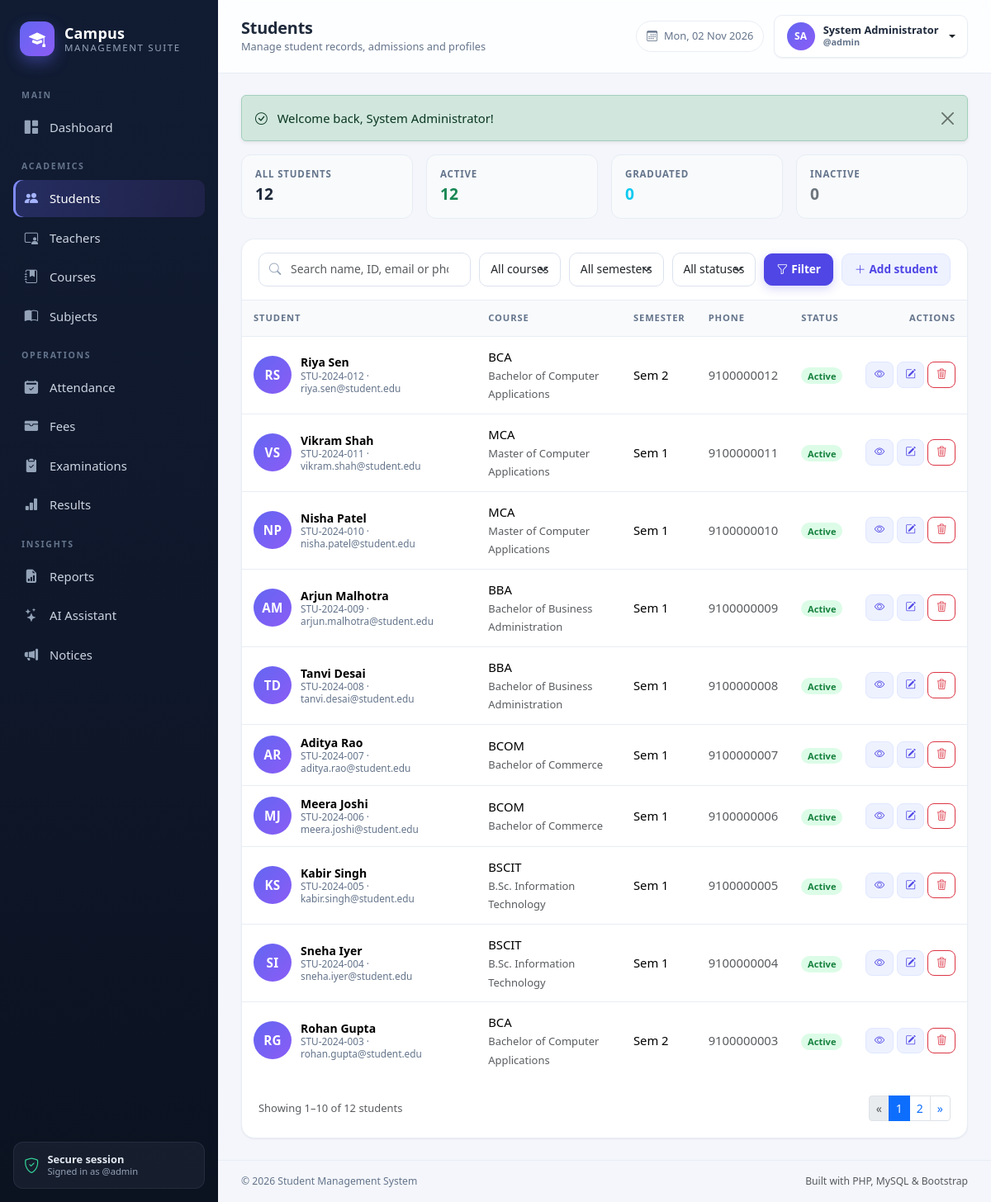
The app's page /admin/students/index.php (signed in) with its own data.
### tables this page shows
CREATE TABLE students (
    id INT UNSIGNED AUTO_INCREMENT PRIMARY KEY,
    student_id VARCHAR(30) NOT NULL UNIQUE,
    full_name VARCHAR(120) NOT NULL,
    email VARCHAR(120) NOT NULL UNIQUE,
    phone VARCHAR(20) DEFAULT NULL,
    gender ENUM('Male','Female','Other') DEFAULT NULL,
    dob DATE DEFAULT NULL,
    address VARCHAR(255) DEFAULT NULL,
    course_id INT UNSIGNED NOT NULL,
    semester TINYINT UNSIGNED NOT NULL DEFAULT 1,
    admission_date DATE NOT NULL,
    photo VARCHAR(255) DEFAULT NULL,
    status ENUM('Active','Inactive','Graduated') NOT NULL DEFAULT 'Active',
    created_at TIMESTAMP DEFAULT CURRENT_TIMESTAMP,
    CONSTRAINT fk_students_course FOREIGN KEY (course_id) REFERENCES courses(id) ON DELETE RESTRICT
);

CREATE TABLE courses (
    id INT UNSIGNED AUTO_INCREMENT PRIMARY KEY,
    code VARCHAR(20) NOT NULL UNIQUE,
    name VARCHAR(120) NOT NULL,
    duration_years TINYINT UNSIGNED NOT NULL DEFAULT 3,
    total_fee DECIMAL(10,2) NOT NULL DEFAULT 0,
    description TEXT DEFAULT NULL,
    created_at TIMESTAMP DEFAULT CURRENT_TIMESTAMP
);

### config/database.php (called while the page is built, shortened)
<?php
function db(): PDO
{
    static $pdo = null;
    if ($pdo instanceof PDO) {
        return $pdo;
    }
    $dsn = 'mysql:host=' . DB_HOST . ';dbname=' . DB_NAME . ';charset=' . DB_CHARSET;
    try {
        $pdo = new PDO($dsn, DB_USER, DB_PASS, [
            PDO::ATTR_ERRMODE            => PDO::ERRMODE_EXCEPTION,
            PDO::ATTR_DEFAULT_FETCH_MODE => PDO::FETCH_ASSOC,
            PDO::ATTR_EMULATE_PREPARES   => false,
        ]);
    } catch (PDOException $e) {
        http_response_code(500);
        $message = APP_DEBUG ? $e->getMessage() : 'Unable to connect to the database.';
        echo '<!DOCTYPE html><html><head><meta charset="utf-8"><title>Database Error</title>'
            . '<link href="https://cdn.jsdelivr.net/npm/bootstrap@5.3.3/dist/css/bootstrap.min.css" rel="stylesheet"></head>'
            . '<body class="bg-light"><div class="container py-5"><div class="alert alert-danger shadow-sm">'
            . '<h4 class="alert-heading">Database connection failed</h4>'
            . '<p class="mb-2">' . htmlspecialchars($message) . '</p>'
            . '<hr><p class="mb-0 small">Make sure MySQL is running in XAMPP and that '
            . '<code>database/student_management.sql</code> has been imported.</p>'
            . '</div></div></body></html>';
        exit;
    }
    return $pdo;
}

### admin/students/index.php (the view, shortened to what this page needs)
<?php
$q        = query('q');
$where  = [];
$params = [];
$whereSql = $where ? ' WHERE ' . implode(' AND ', $where) : '';
$countStmt = db()->prepare('SELECT COUNT(*) FROM students s' . $whereSql);
$countStmt->execute($params);
$p = paginate((int) $countStmt->fetchColumn());
$sql = 'SELECT s.*, c.name AS course_name, c.code AS course_code
        FROM students s
        JOIN courses c ON c.id = s.course_id' . $whereSql . '
        ORDER BY s.created_at DESC, s.id DESC
        LIMIT ' . (int) $p['perPage'] . ' OFFSET ' . (int) $p['offset'];
$stmt = db()->prepare($sql);
$stmt->execute($params);
$students = $stmt->fetchAll();
require dirname(__DIR__, 2) . '/includes/header.php';
?>
<div class="row g-3 mb-4">
    <div class="col-6 col-md-3">
        <div class="mini-stat">
            <div class="label">All students</div>
            <div class="value"><?= number_format(table_count('students')) ?></div>
        </div>
    </div>
    <div class="col-6 col-md-3">
        <div class="mini-stat">
            <div class="label">Active</div>
            <div class="value text-success"><?= number_format(table_count('students', "status = 'Active'")) ?></div>
        </div>
    </div>
    <div class="col-6 col-md-3">
        <div class="mini-stat">
            <div class="label">Graduated</div>
            <div class="value text-info"><?= number_format(table_count('students', "status = 'Graduated'")) ?></div>
        </div>
    </div>
    <div class="col-6 col-md-3">
        <div class="mini-stat">
            <div class="label">Inactive</div>
            <div class="value text-secondary"><?= number_format(table_count('students', "status = 'Inactive'")) ?></div>
        </div>
    </div>
</div>
<div class="card table-card">
    <div class="card-header">
        <form class="toolbar mb-0" method="get">
            <div class="search-box input-icon">
                <i class="bi bi-search"></i>
                <input class="form-control" type="search" name="q" value="<?= e($q) ?>" placeholder="Search name, ID, email or phone…">
            </div>
            <select class="form-select w-auto" name="course_id">
                <option value="">All courses</option>
            </select>
            <select class="form-select w-auto" name="semester">
                <option value="">All semesters</option>
            </select>
            <select class="form-select w-auto" name="status">
                <option value="">All statuses</option>
            </select>
            <button class="btn btn-primary" type="submit"><i class="bi bi-funnel me-1"></i>Filter</button>
            <a class="btn btn-soft ms-auto" href="<?= e(url('admin/students/create.php')) ?>">
                <i class="bi bi-plus-lg me-1"></i>Add student
            </a>
        </form>
    </div>
    <div class="table-responsive">
        <table class="table table-hover align-middle mb-0">
            <thead>
                <tr>
                    <th>Student</th>
                    <th>Course</th>
                    <th>Semester</th>
                    <th>Phone</th>
                    <th>Status</th>
                    <th class="text-end">Actions</th>
                </tr>
            </thead>
            <tbody>
                <?php foreach ($students as $student): ?>
                    <tr>
                        <td>
                            <div class="person-cell">
                                <?php if ($student['photo']): ?>
                                    <img class="avatar avatar-md" src="<?= e(url($student['photo'])) ?>" alt="">
                                <?php else: ?>
                                    <span class="avatar avatar-md"><?= e(initials($student['full_name'])) ?></span>
                                <?php endif; ?>
                                <div class="meta">
                                    <strong><?= e($student['full_name']) ?></strong>
                                    <small><?= e($student['student_id']) ?> &middot; <?= e($student['email']) ?></small>
                                </div>
                            </div>
                        </td>
                        <td>
                            <span class="d-block"><?= e($student['course_code']) ?></span>
                            <small class="text-muted"><?= e($student['course_name']) ?></small>
                        </td>
                        <td>Sem <?= (int) $student['semester'] ?></td>
                        <td class="text-muted"><?= e($student['phone'] ?: '—') ?></td>
                        <td><?= status_badge($student['status']) ?></td>
                        <td class="text-end text-nowrap">
                            <a class="btn btn-sm btn-soft" href="<?= e(url('admin/students/view.php?id=' . $student['id'])) ?>" title="View">
                                <i class="bi bi-eye"></i>
                            </a>
                            <a class="btn btn-sm btn-soft" href="<?= e(url('admin/students/edit.php?id=' . $student['id'])) ?>" title="Edit">
                                <i class="bi bi-pencil-square"></i>
                            </a>
                            <form class="d-inline" method="post" action="<?= e(url('admin/students/delete.php')) ?>">
                                <button class="btn btn-sm btn-outline-danger" type="submit"
                                        data-confirm="Delete <?= e($student['full_name']) ?>? This also removes their attendance, fees and results.">
                                    <i class="bi bi-trash3"></i>
                                </button>
                            </form>
                        </td>
                    </tr>
                <?php endforeach; ?>
            </tbody>
        </table>
    </div>
    <?php if ($p['pages'] > 1): ?>
        <div class="card-body d-flex justify-content-between align-items-center flex-wrap gap-2">
            <small class="text-muted">
                Showing <?= (int) $p['offset'] + 1 ?>–<?= min((int) $p['total'], (int) $p['offset'] + (int) $p['perPage']) ?>
                of <?= number_format((int) $p['total']) ?> students
            </small>
            <?php render_pagination($p); ?>
        </div>
    <?php endif; ?>
</div>
<?php require dirname(__DIR__, 2) . '/includes/footer.php'; ?>

### includes/functions.php (shortened to what this page needs)
<?php
function e($value): string
{
    return htmlspecialchars((string) $value, ENT_QUOTES | ENT_SUBSTITUTE, 'UTF-8');
}
function url(string $path = ''): string
{
    return BASE_URL . '/' . ltrim($path, '/');
}
function query(string $key, string $default = ''): string
{
    $value = $_GET[$key] ?? $default;
    return is_string($value) ? trim($value) : $default;
}
function query_int(string $key, int $default = 0): int
{
    return isset($_GET[$key]) && $_GET[$key] !== '' ? (int) $_GET[$key] : $default;
}
function paginate(int $total, ?int $perPage = null): array
{
    $perPage = $perPage ?? ROWS_PER_PAGE;
    $pages   = max(1, (int) ceil($total / $perPage));
    $page    = max(1, min($pages, query_int('page', 1)));
    return [
        'page'    => $page,
        'pages'   => $pages,
        'offset'  => ($page - 1) * $perPage,
        'perPage' => $perPage,
        'total'   => $total,
    ];
}
function page_url(int $page): string
{
    $params = $_GET;
    $params['page'] = $page;
    return '?' . http_build_query($params);
}
function render_pagination(array $p): void
{
    $start = max(1, $p['page'] - 2);
    $end   = min($p['pages'], $p['page'] + 2);
    echo '<nav aria-label="Pagination"><ul class="pagination pagination-sm mb-0">';
    echo '<li class="page-item' . ($p['page'] <= 1 ? ' disabled' : '') . '">'
        . '<a class="page-link" href="' . e(page_url(max(1, $p['page'] - 1))) . '">&laquo;</a></li>';
    for ($i = $start; $i <= $end; $i++) {
        echo '<li class="page-item' . ($i === $p['page'] ? ' active' : '') . '">'
            . '<a class="page-link" href="' . e(page_url($i)) . '">' . $i . '</a></li>';
    }
    echo '<li class="page-item' . ($p['page'] >= $p['pages'] ? ' disabled' : '') . '">'
        . '<a class="page-link" href="' . e(page_url(min($p['pages'], $p['page'] + 1))) . '">&raquo;</a></li>';
    echo '</ul></nav>';
}
function initials(string $name): string
{
    $parts = preg_split('/\s+/', trim($name)) ?: [];
    $out = '';
    foreach (array_slice($parts, 0, 2) as $part) {
        $out .= strtoupper(substr($part, 0, 1));
    }
    return $out !== '' ? $out : '?';
}
function status_badge(string $status): string
{
    $map = [
        'Active'    => 'success',
        'Inactive'  => 'secondary',
        'Graduated' => 'info',
        'Present'   => 'success',
        'Absent'    => 'danger',
        'Late'      => 'warning',
        'Paid'      => 'success',
        'Pending'   => 'danger',
        'Pass'      => 'success',
        'Fail'      => 'danger',
    ];
    $class = $map[$status] ?? 'secondary';
    return '<span class="badge text-bg-' . $class . ' badge-soft">' . e($status) . '</span>';
}
function table_count(string $table, string $where = '', array $params = []): int
{
    $allowed = ['admins', 'students', 'teachers', 'courses', 'subjects', 'attendance', 'fees', 'examinations', 'results', 'notices'];
    $sql = 'SELECT COUNT(*) FROM ' . $table . ($where !== '' ? ' WHERE ' . $where : '');
    $stmt = db()->prepare($sql);
    $stmt->execute($params);
    return (int) $stmt->fetchColumn();
}

### assets/css/style.css (style rules this page uses)
:root { --brand: #4f46e5; --brand-dark: #4338ca; --brand-soft: #eef2ff; --sidebar-bg: #0f172a; --sidebar-muted: #94a3b8; --body-bg: #f4f6fb; --surface: #ffffff; --text: #1e293b; --muted: #64748b; --line: #e8edf5; --radius: 16px; --shadow-sm: 0 1px 2px rgba(15, 23, 42, .06); --shadow: 0 10px 30px rgba(15, 23, 42, .07); --sidebar-w: 264px; }
* { box-sizing: border-box; }
body { margin: 0; background: var(--body-bg); color: var(--text); font-family: "Segoe UI", system-ui, -apple-system, "Helvetica Neue", Arial, sans-serif; font-size: .925rem; -webkit-font-smoothing: antialiased; }
a { text-decoration: none; }
.avatar { display: inline-grid; place-items: center; border-radius: 50%; background: linear-gradient(135deg, #6366f1, #8b5cf6); color: #fff; font-weight: 700; letter-spacing: .3px; flex-shrink: 0; object-fit: cover; }
.avatar-md { width: 46px; height: 46px; font-size: .95rem; }
.card { border: 1px solid var(--line); border-radius: var(--radius); box-shadow: var(--shadow-sm); }
.card-header { background: #fff; border-bottom: 1px solid var(--line); border-radius: var(--radius) var(--radius) 0 0 !important; padding: 16px 20px; font-weight: 600; }
.card-body { padding: 20px; }
.table { --bs-table-bg: transparent; margin-bottom: 0; }
.table > :not(caption) > * > * { padding: 13px 14px; border-bottom-color: var(--line); vertical-align: middle; }
.table thead th { font-size: .7rem; text-transform: uppercase; letter-spacing: .08em; color: var(--muted); font-weight: 700; background: #f8fafc; border-bottom: 1px solid var(--line) !important; white-space: nowrap; }
.table tbody tr:last-child td { border-bottom: 0; }
.table-card { overflow: hidden; }
.table-responsive { border-radius: 0 0 var(--radius) var(--radius); }
.person-cell { display: flex; align-items: center; gap: 11px; }
.person-cell .meta { display: flex; flex-direction: column; line-height: 1.25; }
.person-cell .meta strong { font-size: .875rem; }
.person-cell .meta small { color: var(--muted); font-size: .74rem; }
.badge-soft { font-weight: 600; padding: .4em .7em; border-radius: 999px; }
.text-bg-success.badge-soft { background: #dcfce7 !important; color: #15803d !important; }
.btn { border-radius: 10px; font-weight: 600; font-size: .85rem; padding: .5rem .9rem; }
.btn-primary { background: var(--brand); border-color: var(--brand); box-shadow: 0 4px 12px rgba(79, 70, 229, .22); }
.btn-soft { background: var(--brand-soft); color: var(--brand); border: 1px solid #e0e7ff; }
.btn-sm { padding: .34rem .6rem; font-size: .78rem; border-radius: 8px; }
.form-control, .form-select { border-radius: 10px; border-color: #dbe2ee; padding: .55rem .8rem; font-size: .87rem; }
.input-icon { position: relative; }
.input-icon > i { position: absolute; left: 13px; top: 50%; transform: translateY(-50%); color: #94a3b8; font-size: .9rem; }
.input-icon .form-control { padding-left: 38px; }
.toolbar { display: flex; flex-wrap: wrap; gap: 10px; align-items: center; margin-bottom: 16px; }
.toolbar .search-box { flex: 1 1 220px; max-width: 340px; }
.mini-stat { padding: 14px 16px; border-radius: 12px; background: #f8fafc; border: 1px solid var(--line); height: 100%; }
.mini-stat .label { font-size: .72rem; text-transform: uppercase; letter-spacing: .07em; color: var(--muted); font-weight: 600; }
.mini-stat .value { font-size: 1.2rem; font-weight: 700; margin-top: 2px; }

### records on screen
students: full_name "RS", full_name "Riya Sen", student "STU-2024-012", email "riya.sen@student.edu", course.code "BCA", course.name "Bachelor of Computer Applications", semester "2", phone "9100000012", status "Active"
students: full_name "VS", full_name "Vikram Shah", student "STU-2024-011", email "vikram.shah@student.edu", course.code "MCA", course.name "Master of Computer Applications", semester "1", phone "9100000011", status "Active"
students: full_name "NP", full_name "Nisha Patel", student "STU-2024-010", email "nisha.patel@student.edu", course.code "MCA", course.name "Master of Computer Applications", semester "1", phone "9100000010", status "Active"
students: full_name "AM", full_name "Arjun Malhotra", student "STU-2024-009", email "arjun.malhotra@student.edu", course.code "BBA", course.name "Bachelor of Business Administration", semester "1", phone "9100000009", status "Active"
students: full_name "TD", full_name "Tanvi Desai", student "STU-2024-008", email "tanvi.desai@student.edu", course.code "BBA", course.name "Bachelor of Business Administration", semester "1", phone "9100000008", status "Active"
students: full_name "AR", full_name "Aditya Rao", student "STU-2024-007", email "aditya.rao@student.edu", course.code "BCOM", course.name "Bachelor of Commerce", semester "1", phone "9100000007", status "Active"
students: full_name "MJ", full_name "Meera Joshi", student "STU-2024-006", email "meera.joshi@student.edu", course.code "BCOM", course.name "Bachelor of Commerce", semester "1", phone "9100000006", status "Active"
students: full_name "KS", full_name "Kabir Singh", student "STU-2024-005", email "kabir.singh@student.edu", course.code "BSCIT", course.name "B.Sc. Information Technology", semester "1", phone "9100000005", status "Active"
students: full_name "SI", full_name "Sneha Iyer", student "STU-2024-004", email "sneha.iyer@student.edu", course.code "BSCIT", course.name "B.Sc. Information Technology", semester "1", phone "9100000004", status "Active"
students: full_name "RG", full_name "Rohan Gupta", student "STU-2024-003", email "rohan.gupta@student.edu", course.code "BCA", course.name "Bachelor of Computer Applications", semester "2", phone "9100000003", status "Active"

### other values on screen
$group "MAIN"
$item['label'] "Dashboard"
$group "ACADEMICS"
$item['label'] "Students"
$item['label'] "Teachers"
$item['label'] "Courses"
$item['label'] "Subjects"
$group "OPERATIONS"
$item['label'] "Attendance"
$item['label'] "Fees"
$item['label'] "Examinations"
$item['label'] "Results"
$group "INSIGHTS"
$item['label'] "Reports"
$item['label'] "AI Assistant"
